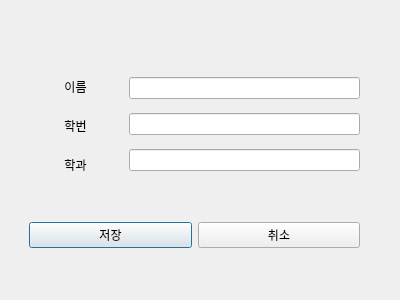
<?xml version="1.0" encoding="UTF-8"?>
<ui version="4.0">
 <class>MyDialog</class>
 <widget class="QDialog" name="MyDialog">
  <property name="geometry">
   <rect>
    <x>0</x>
    <y>0</y>
    <width>400</width>
    <height>300</height>
   </rect>
  </property>
  <property name="windowTitle">
   <string>학생 테이블</string>
  </property>
  <widget class="QWidget" name="verticalLayoutWidget">
   <property name="geometry">
    <rect>
     <x>30</x>
     <y>70</y>
     <width>91</width>
     <height>111</height>
    </rect>
   </property>
   <layout class="QVBoxLayout" name="verticalLayout">
    <item>
     <widget class="QLabel" name="lbname">
      <property name="text">
       <string>이름</string>
      </property>
      <property name="alignment">
       <set>Qt::AlignCenter</set>
      </property>
     </widget>
    </item>
    <item>
     <widget class="QLabel" name="lbnumber">
      <property name="text">
       <string>학번</string>
      </property>
      <property name="alignment">
       <set>Qt::AlignCenter</set>
      </property>
     </widget>
    </item>
    <item>
     <widget class="QLabel" name="lbmajor">
      <property name="text">
       <string>학과</string>
      </property>
      <property name="alignment">
       <set>Qt::AlignCenter</set>
      </property>
     </widget>
    </item>
   </layout>
  </widget>
  <widget class="QWidget" name="verticalLayoutWidget_2">
   <property name="geometry">
    <rect>
     <x>129</x>
     <y>69</y>
     <width>231</width>
     <height>111</height>
    </rect>
   </property>
   <layout class="QVBoxLayout" name="verticalLayout_2">
    <item>
     <widget class="QLineEdit" name="Editname"/>
    </item>
    <item>
     <widget class="QLineEdit" name="EditNumber"/>
    </item>
    <item>
     <widget class="QLineEdit" name="EditMajor"/>
    </item>
   </layout>
  </widget>
  <widget class="QWidget" name="horizontalLayoutWidget">
   <property name="geometry">
    <rect>
     <x>29</x>
     <y>220</y>
     <width>331</width>
     <height>31</height>
    </rect>
   </property>
   <layout class="QHBoxLayout" name="horizontalLayout">
    <item>
     <widget class="QPushButton" name="btnSave">
      <property name="text">
       <string>저장</string>
      </property>
     </widget>
    </item>
    <item>
     <widget class="QPushButton" name="btnCancel">
      <property name="text">
       <string>취소</string>
      </property>
     </widget>
    </item>
   </layout>
  </widget>
 </widget>
 <resources/>
 <connections/>
</ui>
